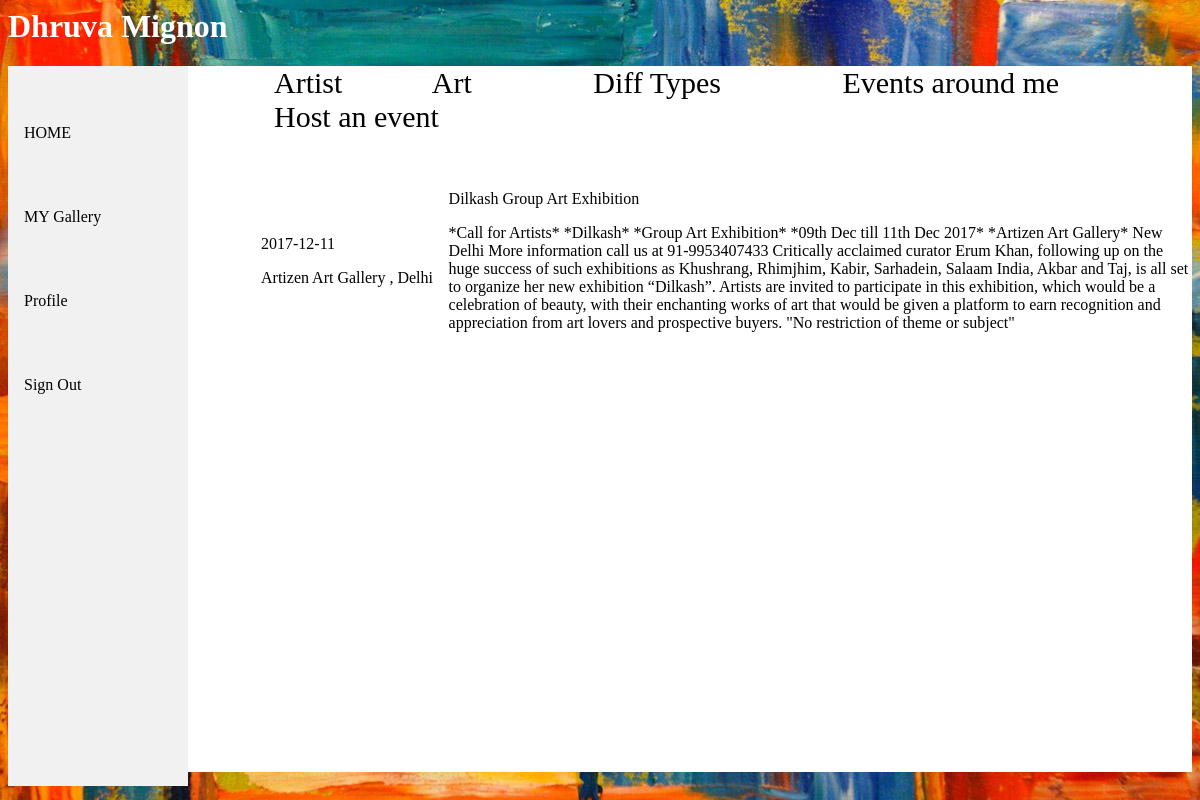
Screenshot of /sh572/page1.php (signed in) with the database file from the repository.
### tables this page shows
CREATE TABLE `websiteusers` (
  `uid` int(11) NOT NULL,
  `fullname` varchar(50) NOT NULL,
  `username` varchar(50) NOT NULL,
  `email` varchar(50) NOT NULL,
  `pass` varchar(10) NOT NULL
);

CREATE TABLE `events` (
  `eid` int(11) NOT NULL,
  `galleryn` varchar(255) NOT NULL,
  `date` date NOT NULL,
  `about` longtext NOT NULL,
  `host` varchar(255) NOT NULL,
  `place` varchar(255) NOT NULL,
  `images` longblob NOT NULL,
  `state` varchar(20) NOT NULL
);

### sh572/session.php (called while the page is built, shortened)
<?php
   include('connect.php');
   $user_check = $_SESSION['login_user'];
   $ses_sql = mysqli_query($db,"select fullname from websiteusers where username = '$user_check' ");
   $row = mysqli_fetch_array($ses_sql,MYSQLI_ASSOC);
   $login_session = $row['fullname'];
?>

### sh572/page1.php (the view, shortened to what this page needs)
<?php
   include('session.php');
?>
<html>
   <head>
	  </head>
	  <body>
	  <h1 style="color:white;"><?php echo $login_session ?> </h1>
	  <div class="box">
	  <div class="nav">
	  <ul>
	  <li><a href="home.php"> HOME </a></li>
	  <li><a href="gallery.php"> MY Gallery </a></li>
	  <li><a href="pro.php"> Profile </a></li>
	  <li><a href="logout.php"> Sign Out</a></li>
	  </ul>
	  </div>
	 <div class="topnav">
	  <a style="margin-left:50px;" href="artist.php"> Artist </a>
	  <a style="margin-left:50px;" href="art.php">Art<a>
	  <a style="margin-left:50px;" href="types.php">Diff Types<a>
	  <a style="margin-left:50px;" href="page1.php"> Events around me </a>
	  <a style="margin-left:50px;" href="page2.php"> Host an event </a>
	  </div>
	    <div id="resume" class="section">
        <table id="cv">
		<?php
		$qry = "Select * from events where state IN (Select state from artist where artist.Name=\"$login_session\")";
		$rest= $db->query($qry);
		while($rst = mysqli_fetch_array($rest)){?>
          <tbody>
            <tr>
              <td class="col2"><div class="date"><?php echo $rst['date'];?></div>
                <p class="title"><?php echo $rst['place'];?></p></td>
              <td class="col6 pl-30">
			  <p class="company"><?php echo $rst['galleryn'];?></p>
                <p class="description"><?php echo $rst['about'];?></p>
              </td>
            </tr>
            </tbody>
		<?php } ?>
        </table>
      </div>
	 </div>
	  </body>
</html>

### sh572/page1.php (style rules this page uses)
body { background-image:url("back.jpg"); }
.box { width:100%; height:90%; background-color:white; align: center; }
.topnav { list-style-type: none; margin-left:200px; height:10%; width:100% background-color: #f1f1f1; overflow:hidden; color: #FFF; }
.topnav a { color: #000000; text-align: center; padding: 14px 16px; text-decoration: none; font-size: 30px; }
ul { list-style-type: none; margin: 0; padding: 0; width: 15%; background-color: #f1f1f1; position: fixed; height: 90%; overflow: auto; }
li a { display: block; color: #000; padding: 8px 16px; text-decoration: none; margin-top:50px; }
.section { margin-left:250px; }
#cv { margin-top:50px; }
.col6 { width:80%; }

### rows the page displays
websiteusers: fullname "Dhruva Mignon"
events: date "2017-12-11", place "Artizen Art Gallery , Delhi", galleryn "Dilkash Group Art Exhibition", about "*Call for Artists* *Dilkash* *Group Art Exhibition* *09th Dec till 11th Dec 2017* *Artizen Art Gallery* New Delhi More information call us at 91-9953407433 Critically acclaimed curator Erum Khan, following up on the huge success of such exhibitions as Khushrang, Rhimjhim, Kabir, Sarhadein, Salaam India, Akbar and Taj, is all set to organize her new exhibition “Dilkash”. Artists are invited to participate in this exhibition, which would be a celebration of beauty, with their enchanting works of art that would be given a platform to earn recognition and appreciation from art lovers and prospective buyers. \"No restriction of theme or subject\""
